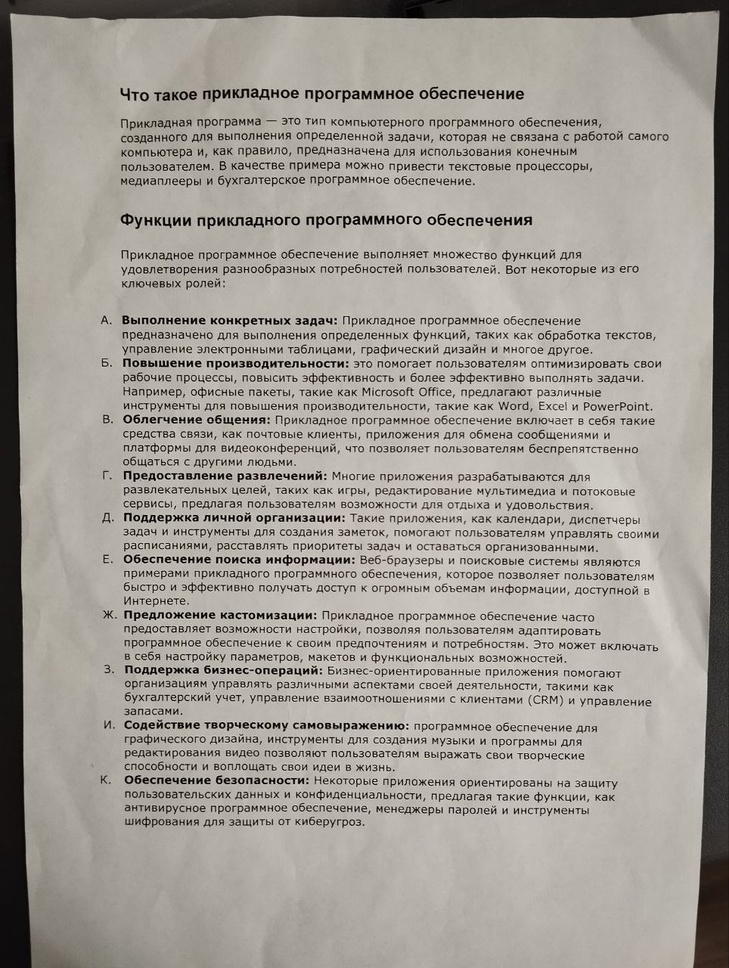
#> input picture Development/Data/op.jpg, 729 x 968 px, shrunk from 964 x 1280 before the run, found by its file name
$ python 01Dudin_predobrabotka.py
#> lines starting #> are read from the running program, lines starting #| are printed output that depends on the picture; after the words box and inside, x2 and y2 are one past the last pixel; in counts of white or black regions, pixels touching at a corner belong together
import cv2
import numpy as np
import matplotlib.pyplot as plt

image = cv2.imread('Data\\op.jpg')
#> image is the input picture: shape (968, 729, 3); mean B, G, R 148.8, 156.7, 161
if image is None:
    raise FileNotFoundError("Не удалось загрузить изображение. Проверьте путь: Data\\op.jpg")

# конвертация в градации серого
gray = cv2.cvtColor(image, cv2.COLOR_BGR2GRAY)

# Удаление неравномерного освещения
bg = cv2.medianBlur(gray, 71)
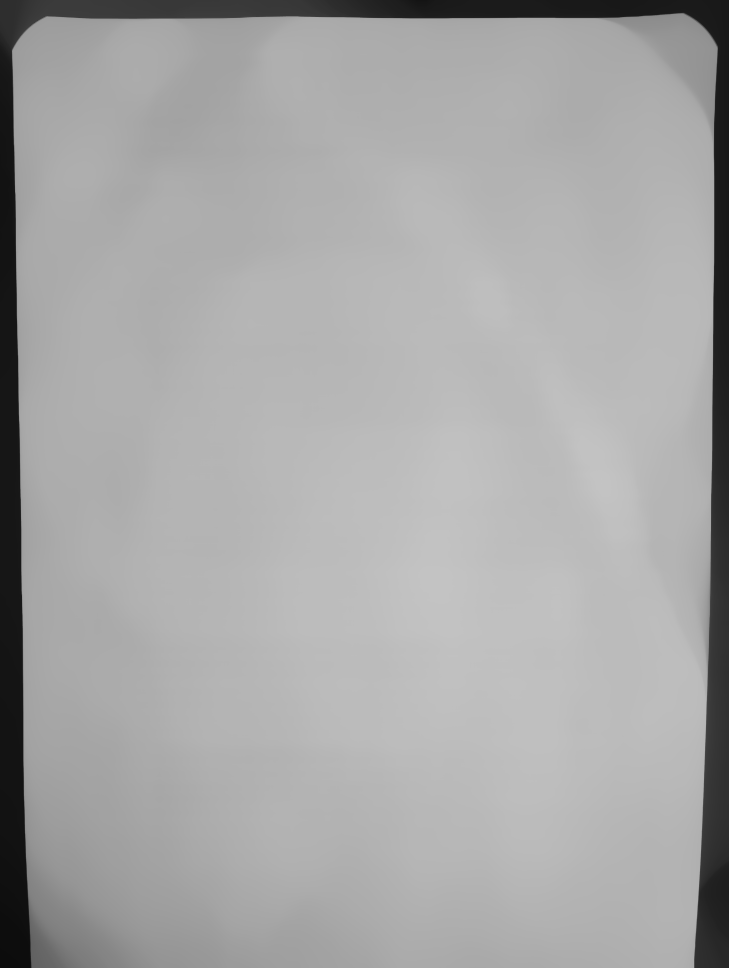
#> bg: shape (968, 729); min 12, max 196, mean 166.9
# Нормализация
normalized = cv2.divide(gray, bg, scale=255)
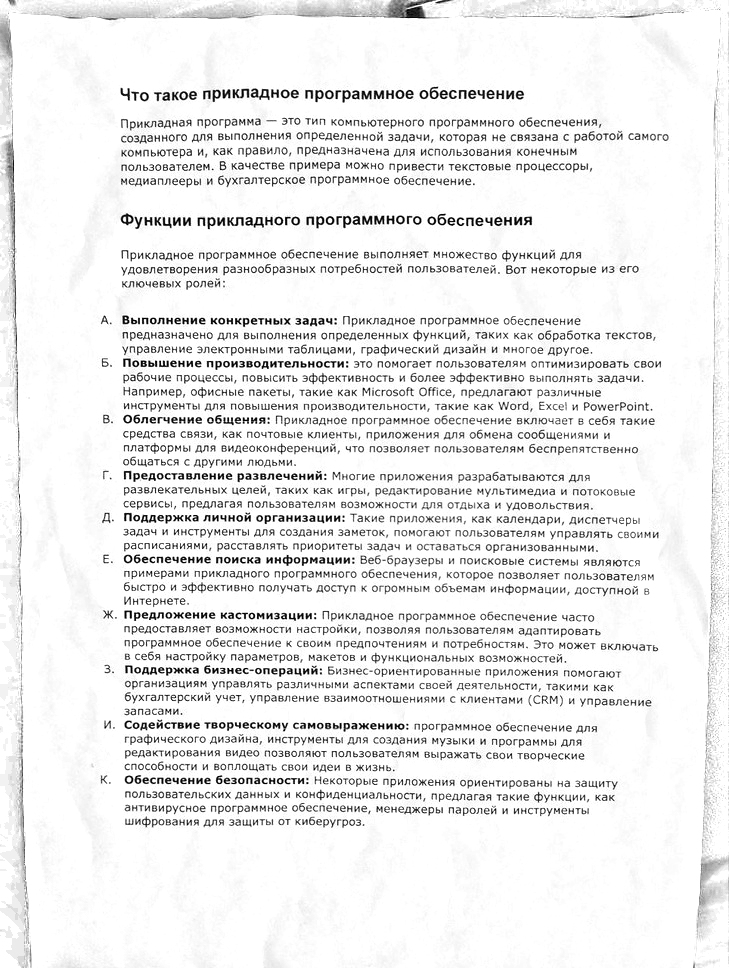
#> normalized: shape (968, 729); min 0, max 255, mean 236

# Улучшение контраста
clahe = cv2.createCLAHE(clipLimit=4.0, tileGridSize=(8, 8))
enhanced = clahe.apply(normalized)
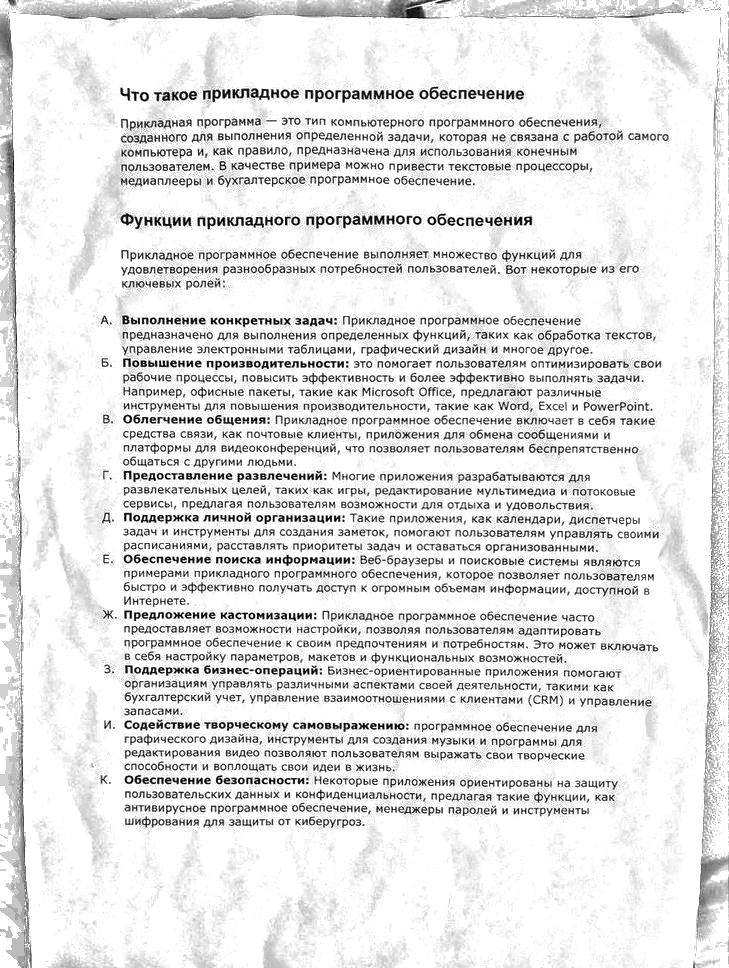
#> enhanced: shape (968, 729); min 1, max 255, mean 228.6

blurred = cv2.GaussianBlur(enhanced, (3, 3), 0)
_, binary = cv2.threshold(blurred, 0, 255, cv2.THRESH_BINARY + cv2.THRESH_OTSU)
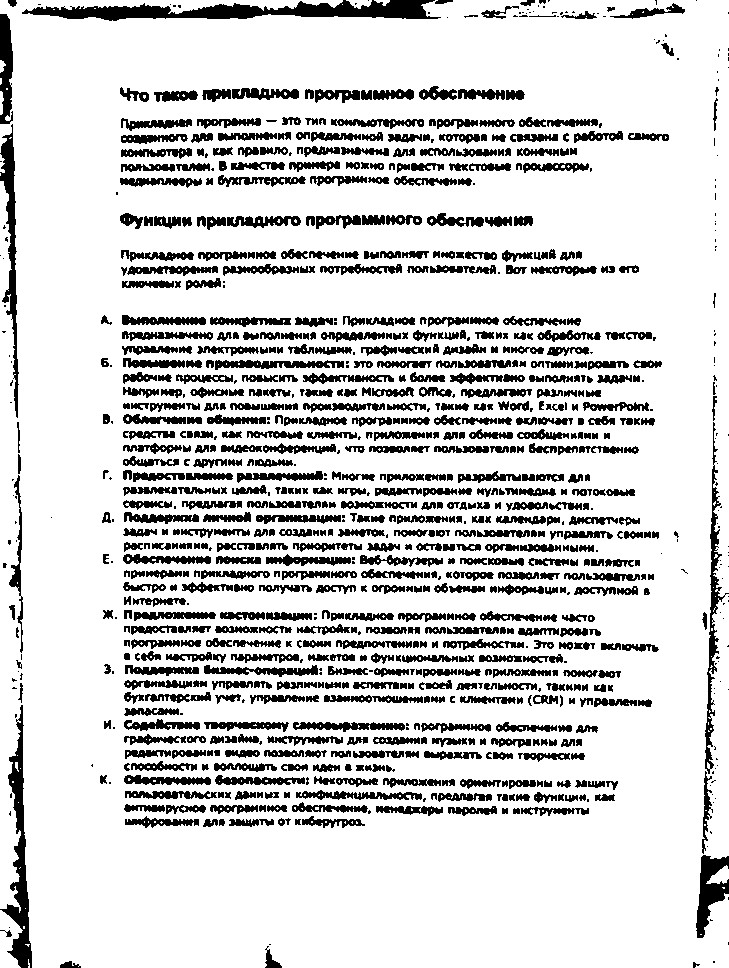
#> binary: shape (968, 729); 82.4% white; 975 black regions (224 under 20 px), largest, box (x1, y1, x2, y2) and area: (22, 0, 441, 21) 4617, (0, 705, 32, 968) 2659, (0, 124, 19, 418) 1874

# Инверсия если нужно
if np.mean(binary) > 127:
    binary = cv2.bitwise_not(binary)

# удаляем мелкий шум
kernel_open = np.ones((2, 2), np.uint8)
cleaned = cv2.morphologyEx(binary, cv2.MORPH_OPEN, kernel_open, iterations=1)
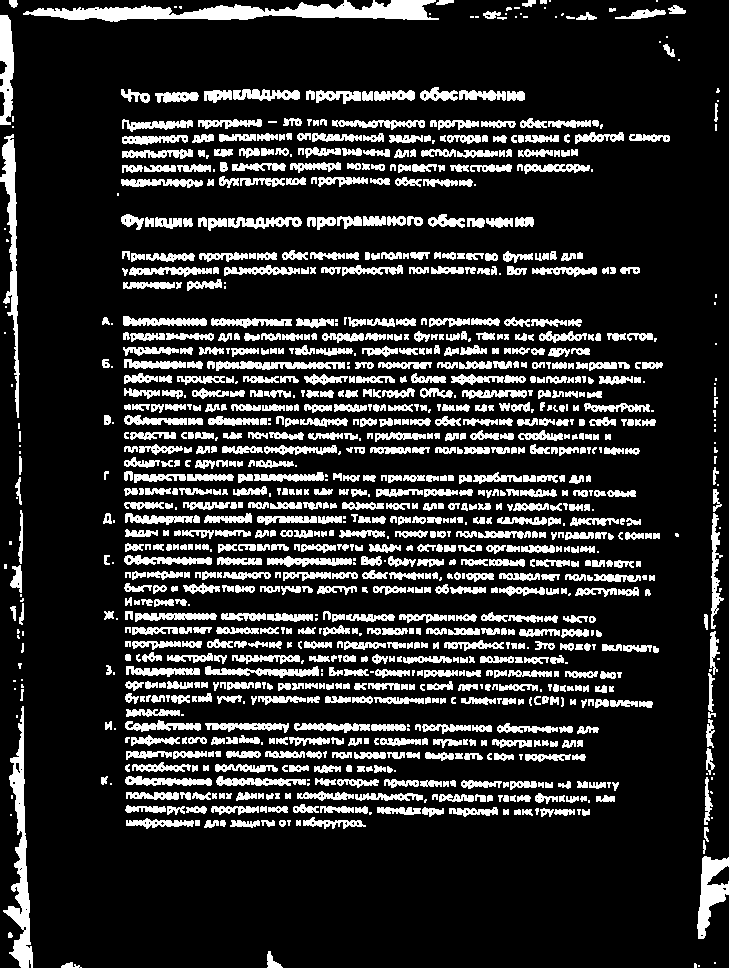
#> cleaned: shape (968, 729); 17.2% white; 1173 white regions (180 under 20 px), largest, box (x1, y1, x2, y2) and area: (23, 0, 439, 22) 4645, (3, 706, 33, 968) 2628, (0, 134, 20, 418) 1853

# закрытие для соединения разрывов в символах
kernel_close = np.ones((1, 1), np.uint8)
final = cv2.morphologyEx(cleaned, cv2.MORPH_CLOSE, kernel_close, iterations=1)

fig, axes = plt.subplots(1, 2, figsize=(12, 6))

axes[0].imshow(cv2.cvtColor(image, cv2.COLOR_BGR2RGB))
axes[0].set_title('Оригинал')
axes[0].axis('off')

axes[1].imshow(final, cmap='gray')
axes[1].set_title('После обработки')
axes[1].axis('off')

plt.tight_layout()
plt.show()
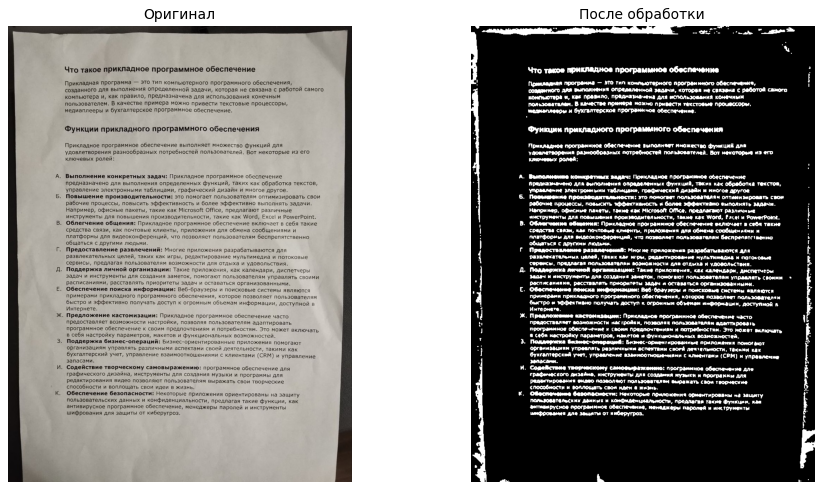
#> figure drawn by matplotlib, 2 panels
output_filename = 'Data\\op_predobrabotka.png'
cv2.imwrite(output_filename, final)

$ run again, with Development/Data/5282775041139478422_121.jpg copied over Development/Data/op.jpg
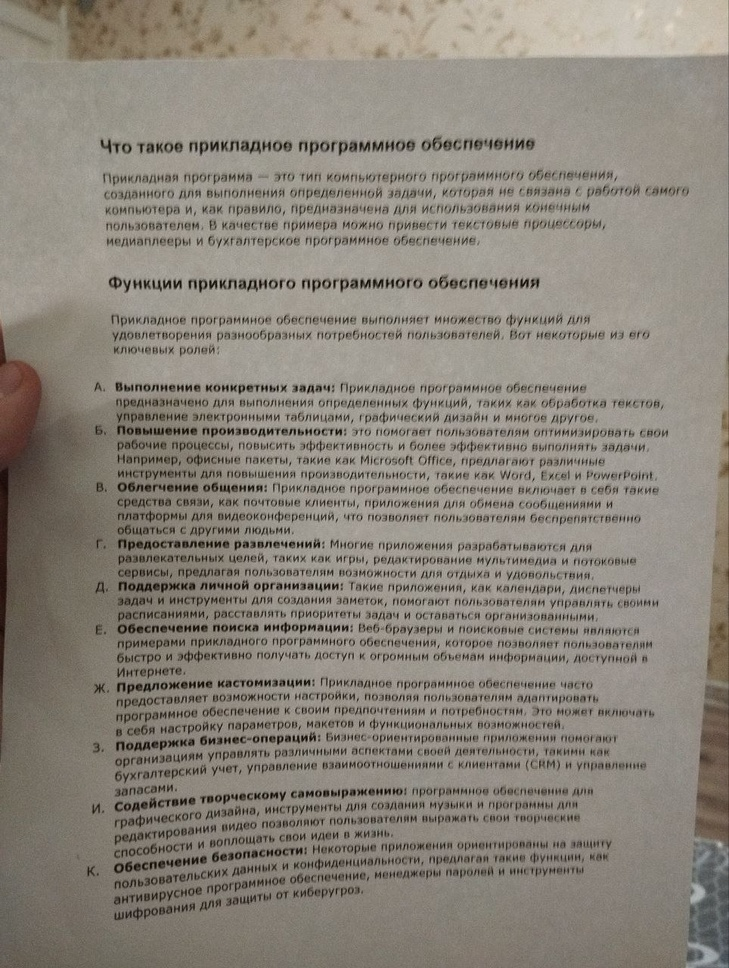
#> input picture Development/Data/5282775041139478422_121.jpg, 729 x 968 px, shrunk from 964 x 1280 before the run, found by its file name
#> image is the input picture: shape (968, 729, 3); mean B, G, R 122.5, 132.4, 138.8
#> `_, binary = cv2.threshold(blurred, 0, 255, cv2.THRESH_BINARY + cv2.THR..`:
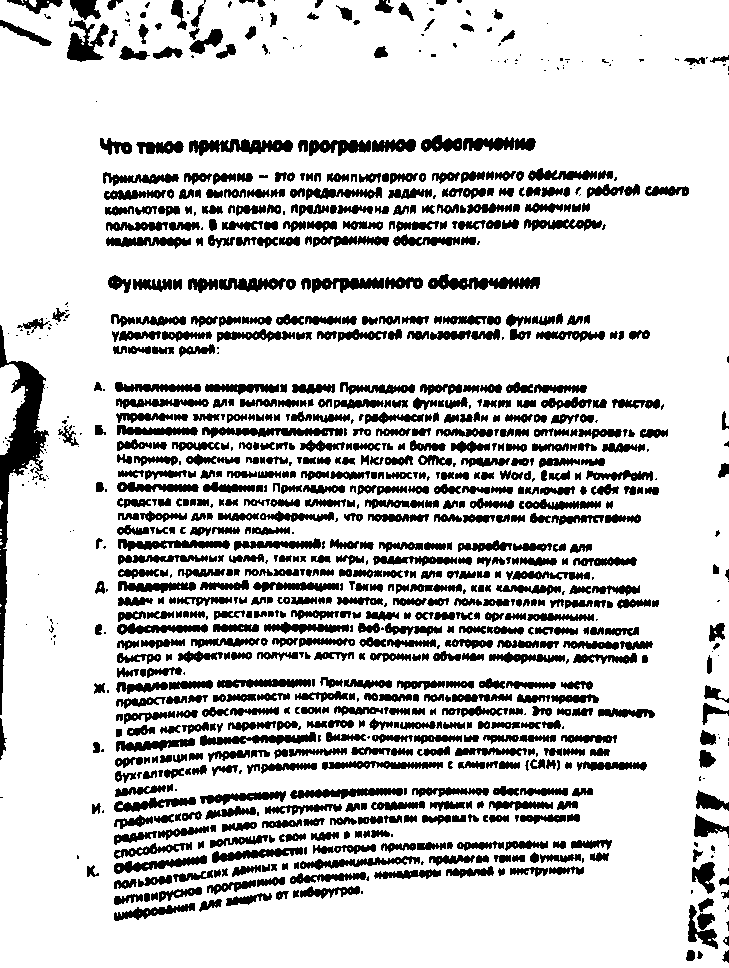
#> binary: shape (968, 729); 80.3% white; 1005 black regions (211 under 20 px), largest, box (x1, y1, x2, y2) and area: (0, 325, 49, 715) 4430, (189, 139, 293, 156) 1065, (428, 274, 540, 290) 1063
#> cleaned: shape (968, 729); 19.4% white; 1076 white regions (140 under 20 px), largest, box (x1, y1, x2, y2) and area: (0, 326, 49, 716) 4576, (190, 140, 294, 157) 1058, (429, 275, 541, 291) 1056
#> `plt.show()`:
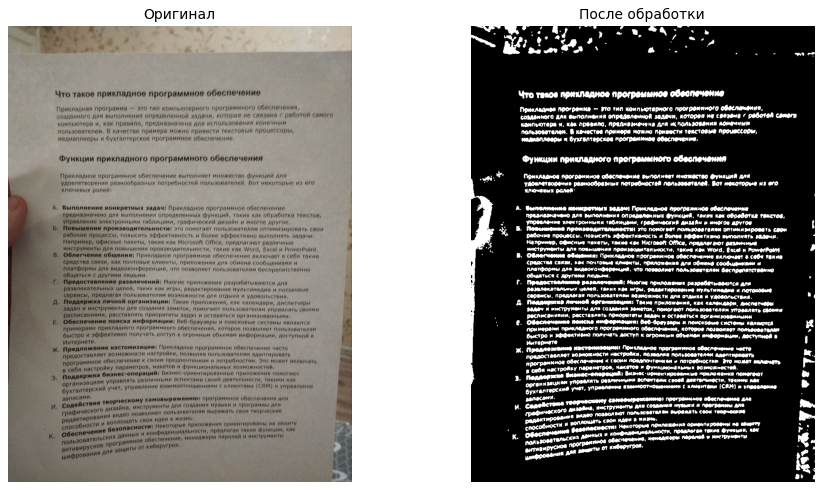
#> figure drawn by matplotlib, 2 panels

$ run again, with Development/Data/ep.jpg copied over Development/Data/op.jpg
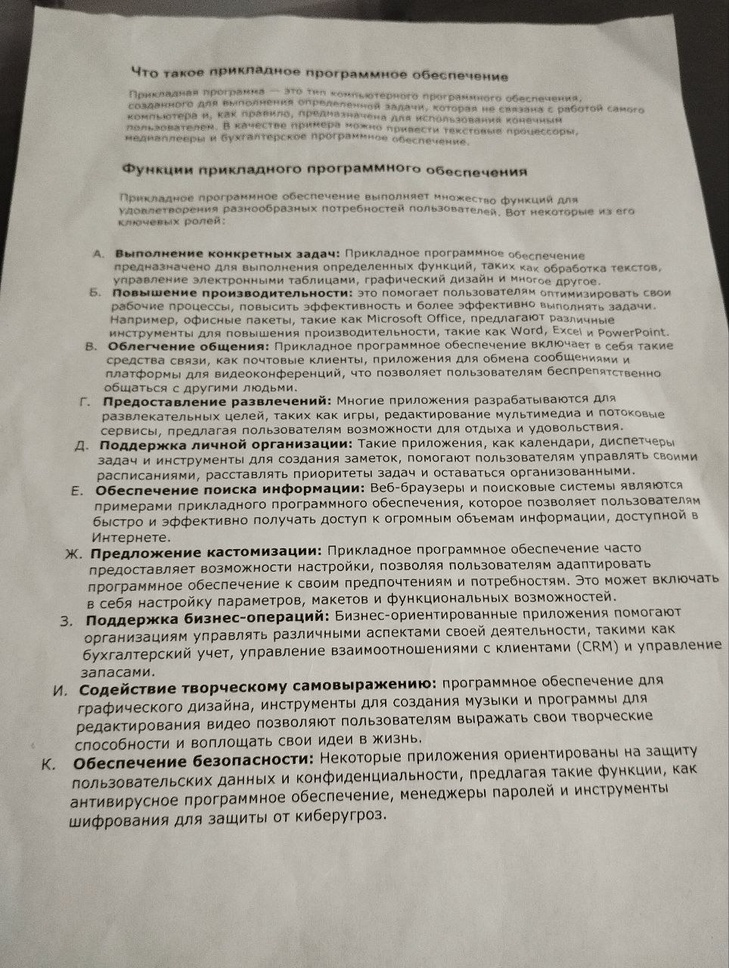
#> input picture Development/Data/ep.jpg, 729 x 968 px, shrunk from 964 x 1280 before the run, found by its file name
#> image is the input picture: shape (968, 729, 3); mean B, G, R 153.9, 163.1, 166.8
#> `_, binary = cv2.threshold(blurred, 0, 255, cv2.THRESH_BINARY + cv2.THR..`:
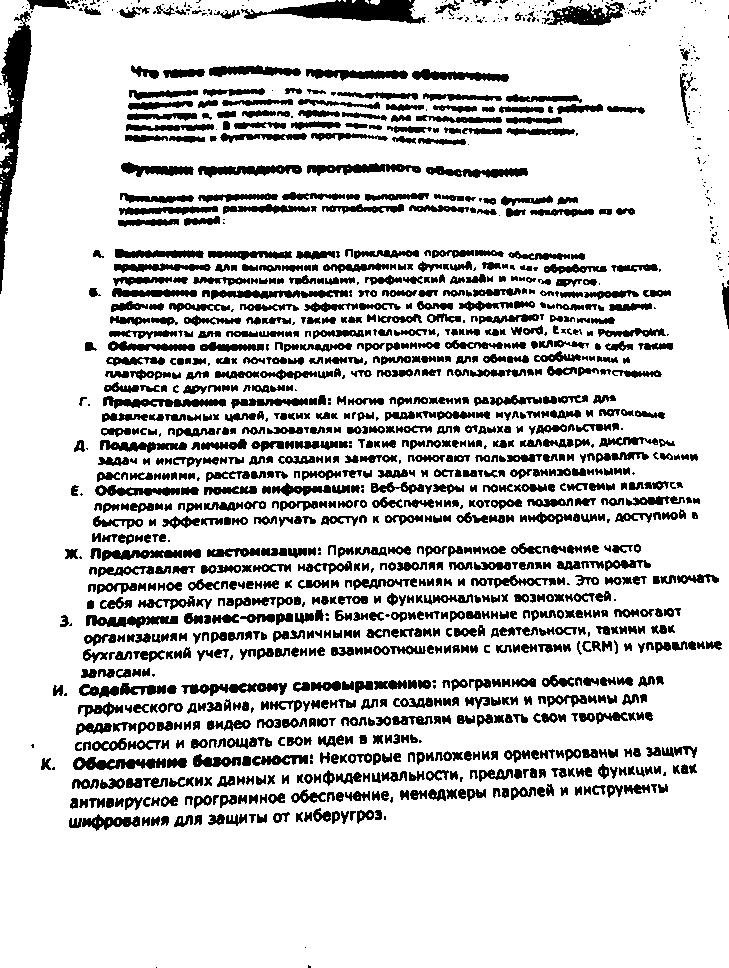
#> binary: shape (968, 729); 81.6% white; 1356 black regions (276 under 20 px), largest, box (x1, y1, x2, y2) and area: (0, 11, 32, 294) 3400, (241, 0, 426, 24) 2353, (547, 2, 625, 26) 999
#> cleaned: shape (968, 729); 18% white; 1484 white regions (181 under 20 px), largest, box (x1, y1, x2, y2) and area: (0, 23, 33, 295) 3401, (269, 0, 426, 24) 2265, (549, 3, 625, 26) 953
#> `plt.show()`:
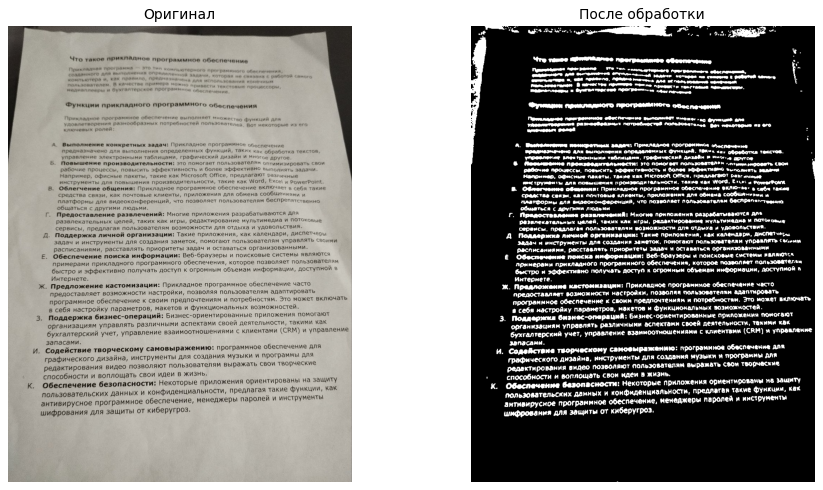
#> figure drawn by matplotlib, 2 panels
